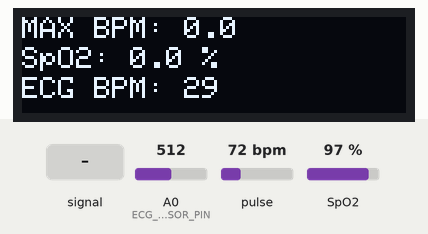
Simulated run of this sketch. Board: Arduino Uno, built with avr-gcc and run on an emulated ATmega328P. On the bench: 128×32 one-colour display. The test bench sets the inputs (shaded band); at power-on: pulse 72 bpm, SpO2 97 %, A0 (ECG_SENSOR_PIN) = 512. What the sketch prints to the serial monitor is not drawn.

Above: at 3.2 s.
3.3 s: A0 (ECG_SENSOR_PIN) fed a 200 Hz sine of ±460 counts around its level
6.4 s: pulse set to 42 bpm
At 8.4 s:
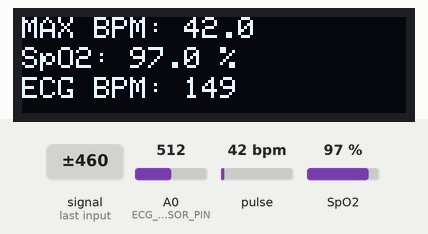
9.5 s: SpO2 set to 80 %
At 11.1 s:
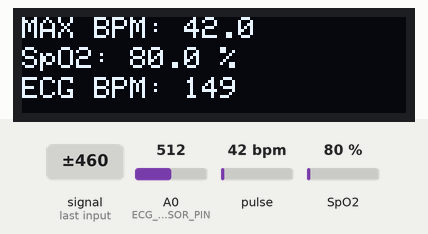
11.5 s: A0 (ECG_SENSOR_PIN) set to 390
13.5 s: A0 (ECG_SENSOR_PIN) fed a 2 Hz sine of ±306 counts around its level
At 15.2 s:
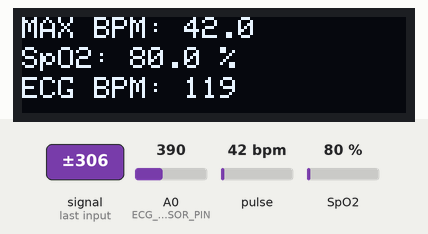
15.5 s: pulse set to 70 bpm
At 17.0 s:
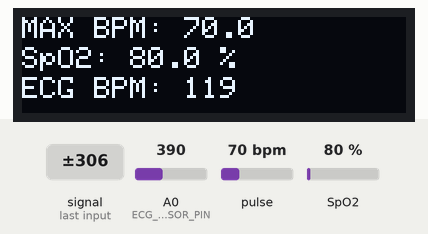
Timing chart, 0 to 18.5 s (numbered marks = the images above; inputs shaded):
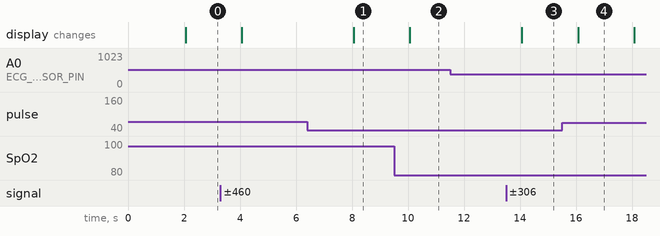

Measured:
- after the input at 6.4 s, the display: changes after 1.7 s (image 1)
- after the input at 9.5 s, the display: changes after 0.57 s (image 2)
- after the input at 11.5 s, every drawn part: stays the same
- after the input at 13.5 s, the display: changes after 0.57 s (image 3)
- after the input at 15.5 s, the display: changes after 0.57 s (image 4)

The sketch:

BPM_AD_MAX30.ino
```cpp
#include <Wire.h> // Librería para comunicación I2C (usada por OLED y MAX30100)
#include "MAX30100_PulseOximeter.h" // Librería para manejar el sensor MAX30100
#include <Adafruit_GFX.h> // Librería gráfica base para pantallas
#include <Adafruit_SSD1306.h> // Librería específica para pantallas OLED SSD1306

// Configuración de la pantalla OLED
#define SCREEN_WIDTH 128 // Ancho de la pantalla OLED en píxeles
#define SCREEN_HEIGHT 32 // Alto de la pantalla OLED en píxeles
#define OLED_RESET 4 // Pin de reset de la pantalla OLED (no siempre se usa)
#define SCREEN_ADDRESS 0x3C // Dirección I2C común para pantallas OLED
Adafruit_SSD1306 display(SCREEN_WIDTH, SCREEN_HEIGHT, &Wire, OLED_RESET); // Objeto display para controlar la pantalla

// Sensor MAX30100
PulseOximeter pox; // Objeto para manejar el sensor MAX30100
#define REPORTING_PERIOD_MS 2000 // Intervalo de tiempo para mostrar datos (en milisegundos)
uint32_t tsLastReport = 0; // Marca de tiempo para controlar la frecuencia de actualización

// Sensor AD8232 (ECG)
#define ECG_SENSOR_PIN A0 // Pin analógico donde se conecta la salida del AD8232
int ecgThreshold = 400; // Umbral para detectar un latido en la señal analógica
unsigned long lastBeatTimeECG = 0; // Marca de tiempo del último latido detectado (AD8232)
int bpmECG = 0; // Valor calculado de BPM desde el AD8232

// Función que se ejecuta cada vez que el MAX30100 detecta un latido
void onBeatDetected() {
  Serial.println("Latido detectado por MAX30100");
}

void setup() {
  Serial.begin(115200); // Inicia comunicación serial para depuración
  Serial.println("Iniciando MAX30100 + AD8232 + OLED...");

  // Inicializar la pantalla OLED
  if (!display.begin(SSD1306_SWITCHCAPVCC, SCREEN_ADDRESS)) {
    Serial.println(F("Error al iniciar OLED"));
    while (true); // Si falla, el programa se detiene
  }

  // Mensaje inicial en pantalla
  display.clearDisplay();
  display.setTextSize(1.2);
  display.setTextColor(WHITE);
  display.setCursor(10, 10);
  display.println("Iniciando...");
  display.display();
  delay(2000);

  // Inicializar el sensor MAX30100
  if (!pox.begin()) {
    Serial.println("MAX30100 no detectado");
    while (true); // Si falla, se detiene el programa
  }

  // Ajustar intensidad del LED IR del MAX30100
  pox.setIRLedCurrent(MAX30100_LED_CURR_7_6MA);
  // Asignar la función que se ejecuta al detectar un latido
  pox.setOnBeatDetectedCallback(onBeatDetected);
}

void loop() {
  pox.update(); // Llamada obligatoria para actualizar internamente el MAX30100

  // Leer señal analógica del AD8232
  int ecgSignal = analogRead(ECG_SENSOR_PIN);
  unsigned long currentTime = millis(); // Tiempo actual

  // Si la señal supera el umbral y ha pasado tiempo suficiente desde el último latido
  if (ecgSignal > ecgThreshold) {
    if (currentTime - lastBeatTimeECG > 400) { // 400 ms para evitar contar el mismo latido varias veces
      unsigned long timeBetweenBeats = currentTime - lastBeatTimeECG;
      lastBeatTimeECG = currentTime;
      bpmECG = 60000 / timeBetweenBeats; // Cálculo de BPM
    }
  }

  // Mostrar información cada cierto tiempo
  if (millis() - tsLastReport > REPORTING_PERIOD_MS) {
    tsLastReport = millis(); // Actualizar la marca de tiempo

    float bpmMAX = pox.getHeartRate(); // Obtener BPM desde el MAX30100
    float spo2 = pox.getSpO2(); // Obtener SpO2 desde el MAX30100

    // Mostrar datos en monitor serial
    Serial.print("MAX30100 BPM: "); Serial.print(bpmMAX, 1);
    Serial.print(" | SpO2: "); Serial.print(spo2, 1);
    Serial.print(" % | AD8232 BPM: "); Serial.println(bpmECG);

    // Mostrar datos en la pantalla OLED
    display.clearDisplay();
    display.setTextSize(1);
    display.setCursor(0, 0);
    display.print("MAX BPM: ");
    display.print(bpmMAX, 1);
    display.setCursor(0, 10);
    display.print("SpO2: ");
    display.print(spo2, 1); display.println(" %");
    display.setCursor(0, 20);
    display.print("ECG BPM: ");
    display.print(bpmECG);
    display.display();
  }
}
```
